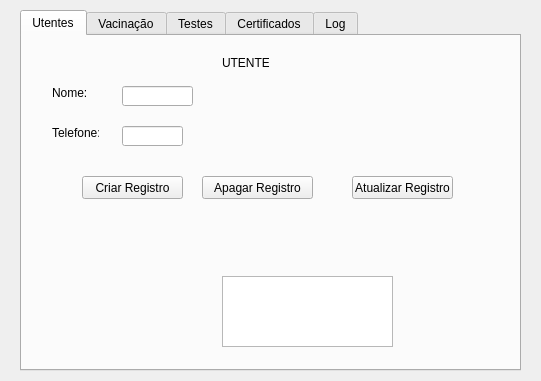
<?xml version="1.0" encoding="UTF-8"?>
<ui version="4.0">
 <class>MainWindow</class>
 <widget class="QMainWindow" name="MainWindow">
  <property name="geometry">
   <rect>
    <x>0</x>
    <y>0</y>
    <width>541</width>
    <height>381</height>
   </rect>
  </property>
  <property name="windowTitle">
   <string>MainWindow</string>
  </property>
  <widget class="QWidget" name="centralwidget">
   <widget class="QTabWidget" name="tabWidget">
    <property name="geometry">
     <rect>
      <x>20</x>
      <y>10</y>
      <width>501</width>
      <height>361</height>
     </rect>
    </property>
    <property name="currentIndex">
     <number>0</number>
    </property>
    <widget class="QWidget" name="tab">
     <attribute name="title">
      <string>Utentes</string>
     </attribute>
     <widget class="QLabel" name="label_3">
      <property name="geometry">
       <rect>
        <x>200</x>
        <y>20</y>
        <width>47</width>
        <height>13</height>
       </rect>
      </property>
      <property name="text">
       <string>UTENTES</string>
      </property>
     </widget>
     <widget class="QLabel" name="label">
      <property name="geometry">
       <rect>
        <x>30</x>
        <y>50</y>
        <width>47</width>
        <height>13</height>
       </rect>
      </property>
      <property name="text">
       <string>Nome:</string>
      </property>
     </widget>
     <widget class="QPushButton" name="criar_registro">
      <property name="geometry">
       <rect>
        <x>60</x>
        <y>140</y>
        <width>101</width>
        <height>23</height>
       </rect>
      </property>
      <property name="text">
       <string>Criar Registro</string>
      </property>
     </widget>
     <widget class="QLineEdit" name="input_telefone">
      <property name="geometry">
       <rect>
        <x>100</x>
        <y>90</y>
        <width>61</width>
        <height>20</height>
       </rect>
      </property>
     </widget>
     <widget class="QPushButton" name="apagar_registro">
      <property name="geometry">
       <rect>
        <x>180</x>
        <y>140</y>
        <width>111</width>
        <height>23</height>
       </rect>
      </property>
      <property name="text">
       <string>Apagar Registro</string>
      </property>
     </widget>
     <widget class="QLineEdit" name="input_nome">
      <property name="geometry">
       <rect>
        <x>100</x>
        <y>50</y>
        <width>71</width>
        <height>20</height>
       </rect>
      </property>
     </widget>
     <widget class="QPushButton" name="atualizar_registro">
      <property name="geometry">
       <rect>
        <x>330</x>
        <y>140</y>
        <width>101</width>
        <height>23</height>
       </rect>
      </property>
      <property name="text">
       <string>Atualizar Registro</string>
      </property>
     </widget>
     <widget class="QLabel" name="label_2">
      <property name="geometry">
       <rect>
        <x>30</x>
        <y>90</y>
        <width>47</width>
        <height>13</height>
       </rect>
      </property>
      <property name="text">
       <string>Telefone:</string>
      </property>
     </widget>
     <widget class="QTextEdit" name="text_resultado">
      <property name="geometry">
       <rect>
        <x>200</x>
        <y>240</y>
        <width>171</width>
        <height>71</height>
       </rect>
      </property>
     </widget>
    </widget>
    <widget class="QWidget" name="tab_2">
     <attribute name="title">
      <string>Vacinação</string>
     </attribute>
    </widget>
    <widget class="QWidget" name="tab_3">
     <attribute name="title">
      <string>Testes</string>
     </attribute>
    </widget>
    <widget class="QWidget" name="tab_4">
     <attribute name="title">
      <string>Certificados</string>
     </attribute>
    </widget>
    <widget class="QWidget" name="tab_5">
     <attribute name="title">
      <string>Log</string>
     </attribute>
    </widget>
   </widget>
  </widget>
 </widget>
 <resources/>
 <connections/>
</ui>
